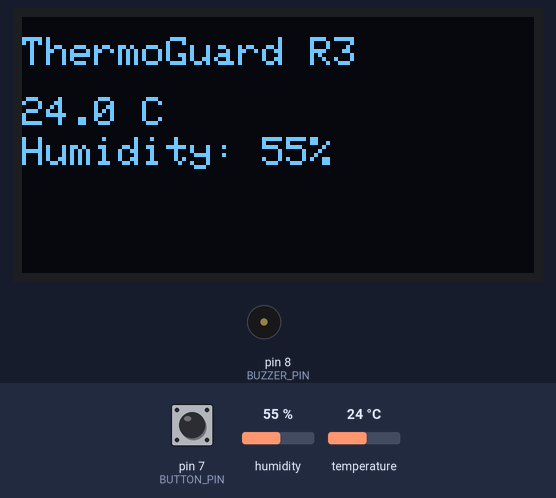
Simulated run of this sketch. Board: Arduino Uno, built with avr-gcc and run on an emulated ATmega328P. Shown: 128×64 one-colour display, buzzer (waves = sounding, pin HIGH). The inputs (shaded band) are chosen by the test bench; at power-on: humidity 55 %, pin 7 (BUTTON_PIN) HIGH, temperature 24 °C. What the sketch prints to the serial monitor is not drawn.

Above: at 3.2 s.
3.3 s: humidity set to 69 %
At 4.9 s:
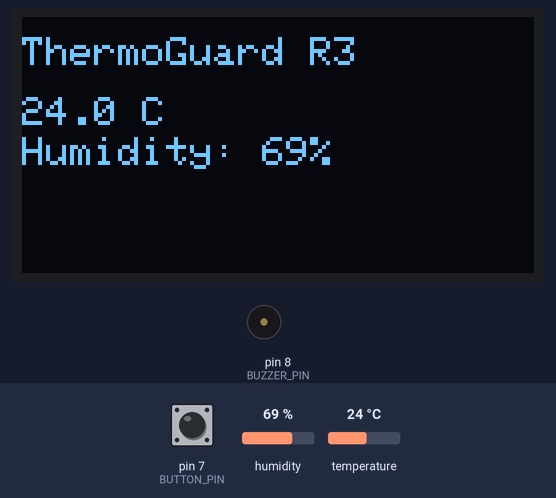
5.7 s: humidity set to 72 %
At 6.9 s:
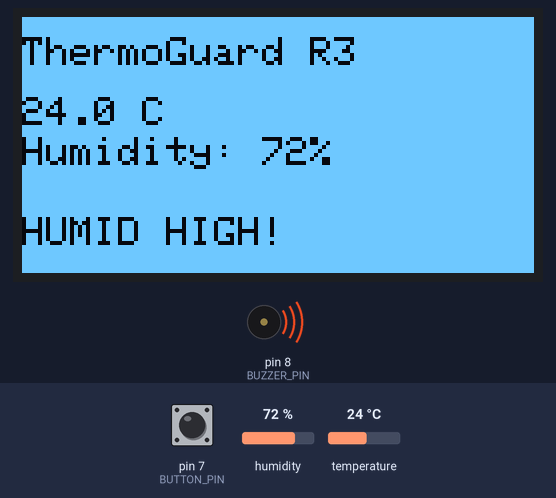
7.8 s: pin 7 (BUTTON_PIN) pulled LOW for 0.15 s
At 9.1 s:
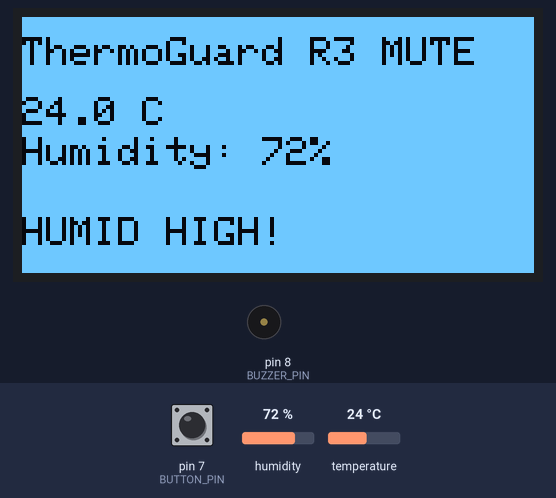
9.4 s: temperature set to 41 °C
At 11.0 s:
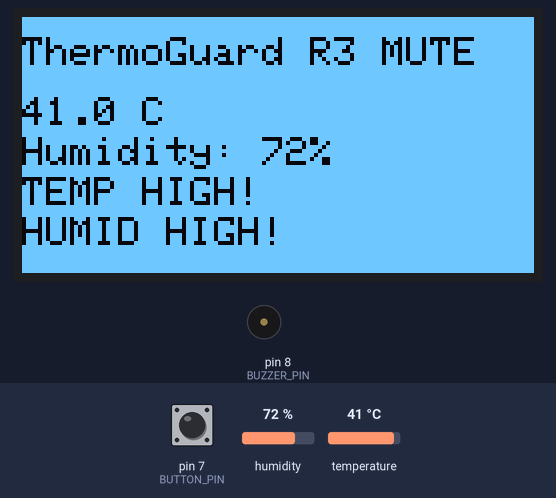
12.0 s: pin 7 (BUTTON_PIN) pulled LOW for 1 s
At 12.9 s:
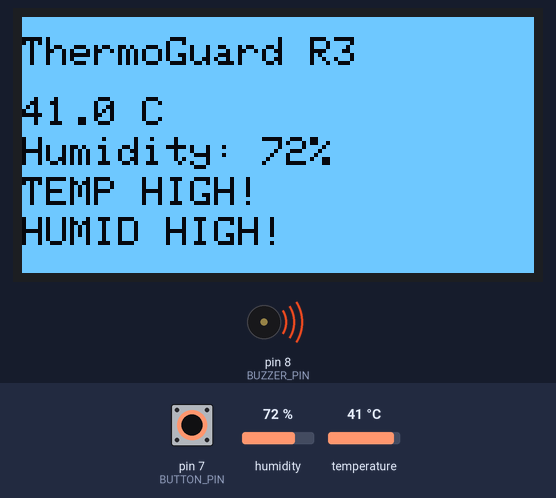
14.5 s: humidity set to 22 %
At 15.0 s:
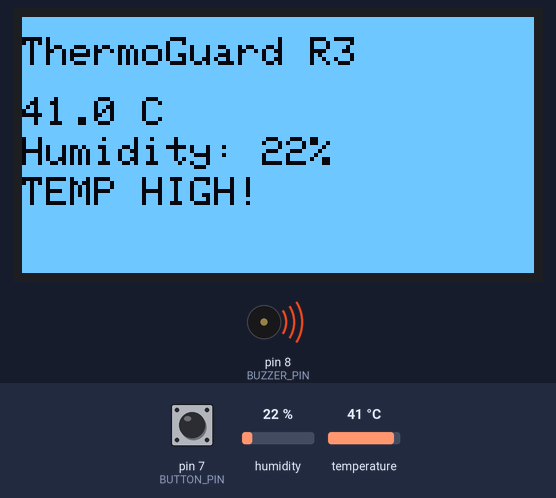
Timing chart, 0 to 17.2 s (numbered marks = the images above; inputs shaded):
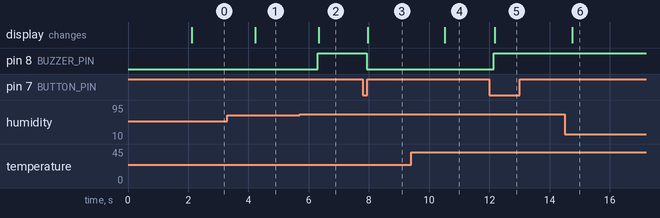

The sketch:

sketch_nov8a_copy_20251108173156.ino
```cpp
#include <Wire.h>
#include <Adafruit_GFX.h>
#include <Adafruit_SSD1306.h>
#include <DHT.h>

#define SCREEN_WIDTH 128
#define SCREEN_HEIGHT 64
#define OLED_RESET -1
Adafruit_SSD1306 display(SCREEN_WIDTH, SCREEN_HEIGHT, &Wire, OLED_RESET);

#define DHTPIN 4
#define DHTTYPE DHT11
DHT dht(DHTPIN, DHTTYPE);

#define BUZZER_PIN 8
#define BUTTON_PIN 7

// Unsafe thresholds
#define TEMP_HIGH 34.0      // °C
#define TEMP_LOW 0.0        // °C
#define HUMIDITY_HIGH 70.0  // %
#define HUMIDITY_LOW 20.0   // %

bool alarmSilenced = false;
bool lastButtonState = HIGH;

void setup() {
  Serial.begin(9600);
  dht.begin();

  pinMode(BUZZER_PIN, OUTPUT);
  digitalWrite(BUZZER_PIN, LOW);

  pinMode(BUTTON_PIN, INPUT_PULLUP);

  if (!display.begin(SSD1306_SWITCHCAPVCC, 0x3C)) {
    Serial.println(F("SSD1306 not found"));
    while (1)
      ;
  }

  display.clearDisplay();
  display.setTextSize(1);
  display.setTextColor(SSD1306_WHITE);
  display.setCursor(0, 5);
  display.println("ThermoGuard R3");
  display.display();
  delay(2000);
}

void loop() {
  float humidity = dht.readHumidity();
  float temperatureC = dht.readTemperature();

  if (isnan(humidity) || isnan(temperatureC)) {
    Serial.println(F("DHT read failed!"));
    return;
  }

  //toggle
  bool currentButtonState = digitalRead(BUTTON_PIN);
  if (lastButtonState == HIGH && currentButtonState == LOW) {
    alarmSilenced = !alarmSilenced;
    Serial.println(alarmSilenced ? "Alarm silenced!" : "Alarm enabled!");
    delay(50);
  }
  lastButtonState = currentButtonState;

  //check conditions
  bool tempUnsafe = (temperatureC > TEMP_HIGH || temperatureC < TEMP_LOW);
  bool humidityUnsafe = (humidity > HUMIDITY_HIGH || humidity < HUMIDITY_LOW);
  bool dangerous = (tempUnsafe || humidityUnsafe);

  //buzzer
  if (dangerous && !alarmSilenced) {
    digitalWrite(BUZZER_PIN, HIGH);
  } else {
    digitalWrite(BUZZER_PIN, LOW);
  }

  //display
  display.clearDisplay();

  if (dangerous) {
    display.invertDisplay(true);
  } else {
    display.invertDisplay(false);
  }

  display.setTextSize(1);
  display.setCursor(0, 5);
  display.println("ThermoGuard R3");

  display.setTextSize(1);
  display.setCursor(0, 20);
  display.print(temperatureC, 1);
  display.println(" C");

  display.setTextSize(1);
  display.setCursor(0, 30);
  display.print("Humidity: ");
  display.print(humidity, 0);
  display.println("%");

  if (alarmSilenced) {
    display.setCursor(90, 5);
    display.println("MUTE");
  }

  //show danger
  if (dangerous) {
    display.setCursor(0, 40);
    if (tempUnsafe && temperatureC > TEMP_HIGH) display.println("TEMP HIGH!");
    if (tempUnsafe && temperatureC < TEMP_LOW) display.println("TEMP LOW!");
    display.setCursor(0, 50);
    if (humidityUnsafe && humidity > HUMIDITY_HIGH) display.println("HUMID HIGH!");
    if (humidityUnsafe && humidity < HUMIDITY_LOW) display.println("HUMID LOW!");
  }

  display.display();
  delay(100);
}
```

Measured:
- the behaviour switches between 70 and 71 % on humidity (found by bisection; images 1 and 2)
- after the input at 3.3 s, the display: changes after 0.92 s (image 1)
- after the input at 5.7 s, pin 8 (BUZZER_PIN): LOW → HIGH after 0.60 s; the display: changes after 0.63 s (image 2)
- after the input at 7.8 s, pin 8 (BUZZER_PIN): HIGH → LOW after 0.13 s; the display: changes after 0.16 s (image 3)
- after the input at 9.4 s, the display: changes after 1.1 s (image 4)
- after the input at 12.0 s, pin 8 (BUZZER_PIN): LOW → HIGH after 0.14 s; the display: changes after 0.18 s (image 5)
- after the input at 14.5 s, the display: changes after 0.25 s (image 6)
